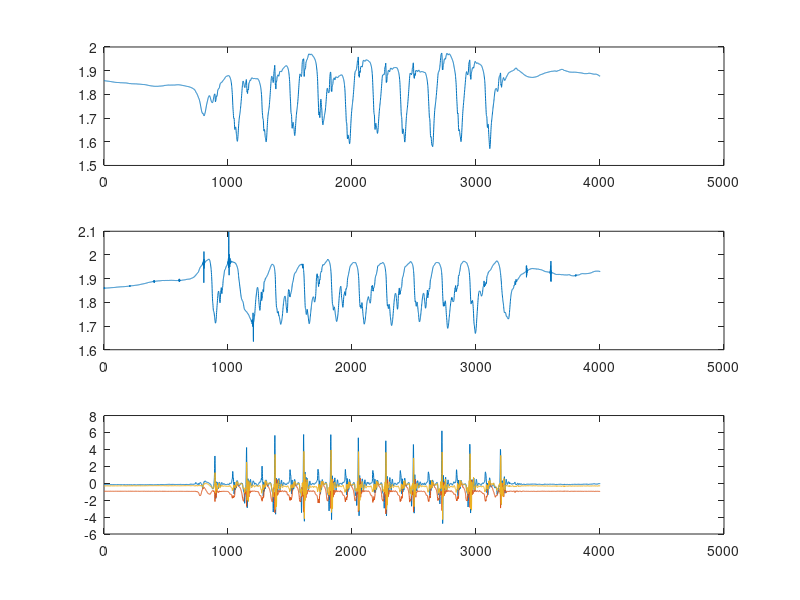

Source code (MATLAB):
close all;
load('test_data');
gravity_s = test_data.left.gravity_s;
a= sum(gravity_s .* repmat([0 0 1], size(gravity_s,1),1),2);
thetal = acos(a/norm(gravity_s(1,:)));

clear gravity_s;
gravity_s = test_data.right.gravity_s;
a= sum(gravity_s .* repmat([0 0 1], size(gravity_s,1),1),2);
thetar = acos(max(a/norm(gravity_s(1,:)), repmat([-1],length(a),1)));

figure; subplot(3,1,1);plot(thetal);subplot(3,1,2); plot(thetar);
subplot(3,1,3); plot(test_data.left.acc);

